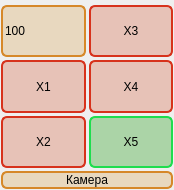
<?xml version="1.0" encoding="UTF-8"?>
<ui version="4.0">
 <class>WidgetCameraControl</class>
 <widget class="QWidget" name="WidgetCameraControl">
  <property name="geometry">
   <rect>
    <x>0</x>
    <y>0</y>
    <width>174</width>
    <height>190</height>
   </rect>
  </property>
  <property name="maximumSize">
   <size>
    <width>184</width>
    <height>16777215</height>
   </size>
  </property>
  <property name="windowTitle">
   <string>Form</string>
  </property>
  <property name="styleSheet">
   <string notr="true">QPushButton
{
   background-color: rgba(204, 53, 10, 62);
    border: 2px solid line;
    border-radius: 6px;	
	border-color: rgb(215, 50, 28);
}

QPushButton::checked
{
	
	background-color: rgba(32, 156, 19, 83);
    border: 2px solid line;
    border-radius: 6px;
   
	border-color: rgb(30, 221, 78);
}

QLineEdit
{
	
	background-color: rgba(32, 156, 19, 83);
    border: 2px solid line;
    border-radius: 6px;
   
	border-color: rgb(30, 221, 78);
}



QGroupBox
{
border: 0px solid line black;
}</string>
  </property>
  <layout class="QGridLayout" name="gridLayout">
   <property name="leftMargin">
    <number>1</number>
   </property>
   <property name="topMargin">
    <number>5</number>
   </property>
   <property name="rightMargin">
    <number>1</number>
   </property>
   <property name="bottomMargin">
    <number>1</number>
   </property>
   <property name="spacing">
    <number>3</number>
   </property>
   <item row="0" column="0">
    <widget class="QGroupBox" name="groupBox">
     <property name="title">
      <string/>
     </property>
     <layout class="QGridLayout" name="gridLayout_3">
      <property name="leftMargin">
       <number>0</number>
      </property>
      <property name="topMargin">
       <number>0</number>
      </property>
      <property name="rightMargin">
       <number>0</number>
      </property>
      <property name="bottomMargin">
       <number>0</number>
      </property>
      <property name="spacing">
       <number>3</number>
      </property>
      <item row="4" column="1">
       <widget class="QPushButton" name="butZoom5">
        <property name="sizePolicy">
         <sizepolicy hsizetype="Minimum" vsizetype="Preferred">
          <horstretch>0</horstretch>
          <verstretch>0</verstretch>
         </sizepolicy>
        </property>
        <property name="minimumSize">
         <size>
          <width>0</width>
          <height>0</height>
         </size>
        </property>
        <property name="maximumSize">
         <size>
          <width>16777215</width>
          <height>16777215</height>
         </size>
        </property>
        <property name="text">
         <string>X5</string>
        </property>
        <property name="checkable">
         <bool>true</bool>
        </property>
        <property name="checked">
         <bool>true</bool>
        </property>
        <property name="autoExclusive">
         <bool>true</bool>
        </property>
       </widget>
      </item>
      <item row="3" column="0">
       <widget class="QPushButton" name="butZoom1">
        <property name="sizePolicy">
         <sizepolicy hsizetype="Preferred" vsizetype="MinimumExpanding">
          <horstretch>0</horstretch>
          <verstretch>0</verstretch>
         </sizepolicy>
        </property>
        <property name="minimumSize">
         <size>
          <width>0</width>
          <height>0</height>
         </size>
        </property>
        <property name="maximumSize">
         <size>
          <width>16777215</width>
          <height>16777215</height>
         </size>
        </property>
        <property name="text">
         <string>X1</string>
        </property>
        <property name="checkable">
         <bool>true</bool>
        </property>
        <property name="autoExclusive">
         <bool>true</bool>
        </property>
       </widget>
      </item>
      <item row="1" column="1">
       <widget class="QPushButton" name="butZoom3">
        <property name="sizePolicy">
         <sizepolicy hsizetype="Expanding" vsizetype="Minimum">
          <horstretch>0</horstretch>
          <verstretch>0</verstretch>
         </sizepolicy>
        </property>
        <property name="minimumSize">
         <size>
          <width>0</width>
          <height>0</height>
         </size>
        </property>
        <property name="maximumSize">
         <size>
          <width>16777215</width>
          <height>16777215</height>
         </size>
        </property>
        <property name="text">
         <string>X3</string>
        </property>
        <property name="checkable">
         <bool>true</bool>
        </property>
        <property name="autoExclusive">
         <bool>true</bool>
        </property>
       </widget>
      </item>
      <item row="3" column="1">
       <widget class="QPushButton" name="butZoom4">
        <property name="sizePolicy">
         <sizepolicy hsizetype="Preferred" vsizetype="Preferred">
          <horstretch>0</horstretch>
          <verstretch>0</verstretch>
         </sizepolicy>
        </property>
        <property name="minimumSize">
         <size>
          <width>0</width>
          <height>0</height>
         </size>
        </property>
        <property name="maximumSize">
         <size>
          <width>16777215</width>
          <height>16777215</height>
         </size>
        </property>
        <property name="text">
         <string>X4</string>
        </property>
        <property name="checkable">
         <bool>true</bool>
        </property>
        <property name="autoExclusive">
         <bool>true</bool>
        </property>
       </widget>
      </item>
      <item row="1" column="0">
       <widget class="QSpinBox" name="spinExposure">
        <property name="sizePolicy">
         <sizepolicy hsizetype="Ignored" vsizetype="Expanding">
          <horstretch>0</horstretch>
          <verstretch>0</verstretch>
         </sizepolicy>
        </property>
        <property name="minimumSize">
         <size>
          <width>72</width>
          <height>38</height>
         </size>
        </property>
        <property name="styleSheet">
         <string notr="true">QSpinBox {
   background-color: rgba(209, 142, 34, 60);
   border-radius: 6px;
   
   border: 2px solid line;
   border-color: rgb(214, 136, 41);
   padding-right: 10px; /* make room for the arrows */
}
QSpinBox::up-button {
    subcontrol-origin: border;
    subcontrol-position: top right; /* position at the top right corner */
    width: 28px; 
    border-width: 1px;
}


QSpinBox::down-button {
   subcontrol-origin: border;
    subcontrol-position: bottom right; /* position at bottom right corner */

    width: 26px;

    border-width: 1px;
}

QSpinBox::up-button:hover {

}

QSpinBox::up-button:pressed {
   
}

QSpinBox::down-arrow {
    image: url(D:/PICTURES/ImagesToPrograms/arrow_down.png);

    width: 30px;
    height: 60px;
}

QSpinBox::up-arrow {
    image: url(D:/PICTURES/ImagesToPrograms/arrow_up.png);
    width: 30px;
    height: 60px;
}

QSpinBox::up-arrow:disabled, QSpinBox::up-arrow:off { /* off state when value is max */
   image: url(:/images/up_arrow_disabled.png);
}



QSpinBox::down-button:hover {
    border-image: url(:/images/spindown_hover.png) 1;
}

QSpinBox::down-button:pressed {
    border-image: url(:/images/spindown_pressed.png) 1;
}


</string>
        </property>
        <property name="frame">
         <bool>false</bool>
        </property>
        <property name="readOnly">
         <bool>false</bool>
        </property>
        <property name="correctionMode">
         <enum>QAbstractSpinBox::CorrectionMode::CorrectToPreviousValue</enum>
        </property>
        <property name="keyboardTracking">
         <bool>true</bool>
        </property>
        <property name="minimum">
         <number>100</number>
        </property>
        <property name="maximum">
         <number>1000</number>
        </property>
        <property name="singleStep">
         <number>100</number>
        </property>
       </widget>
      </item>
      <item row="4" column="0">
       <widget class="QPushButton" name="butZoom2">
        <property name="sizePolicy">
         <sizepolicy hsizetype="MinimumExpanding" vsizetype="MinimumExpanding">
          <horstretch>0</horstretch>
          <verstretch>0</verstretch>
         </sizepolicy>
        </property>
        <property name="minimumSize">
         <size>
          <width>0</width>
          <height>0</height>
         </size>
        </property>
        <property name="maximumSize">
         <size>
          <width>16777215</width>
          <height>16777215</height>
         </size>
        </property>
        <property name="text">
         <string>X2</string>
        </property>
        <property name="checkable">
         <bool>true</bool>
        </property>
        <property name="autoExclusive">
         <bool>true</bool>
        </property>
       </widget>
      </item>
      <item row="5" column="0" colspan="2">
       <widget class="QLabel" name="label_2">
        <property name="sizePolicy">
         <sizepolicy hsizetype="Preferred" vsizetype="Preferred">
          <horstretch>0</horstretch>
          <verstretch>0</verstretch>
         </sizepolicy>
        </property>
        <property name="minimumSize">
         <size>
          <width>72</width>
          <height>0</height>
         </size>
        </property>
        <property name="styleSheet">
         <string notr="true">QLabel
{
	background-color: rgba(209, 142, 34, 60);
    border: 2px solid line;
    border-radius: 6px;
   
	border-color: rgb(214, 136, 41);
}

</string>
        </property>
        <property name="text">
         <string>Камера</string>
        </property>
        <property name="alignment">
         <set>Qt::AlignmentFlag::AlignCenter</set>
        </property>
       </widget>
      </item>
     </layout>
    </widget>
   </item>
  </layout>
 </widget>
 <resources>
  <include location="Images.qrc"/>
 </resources>
 <connections/>
</ui>
